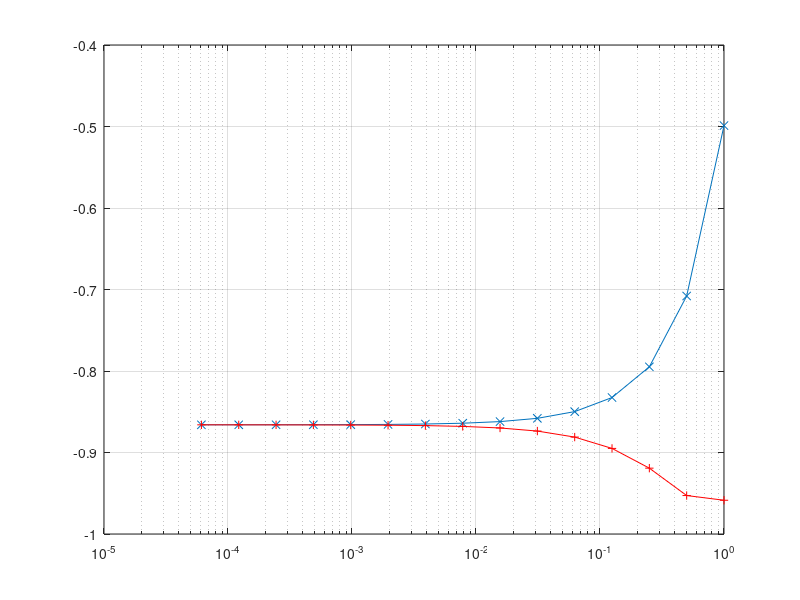

Reproduce this figure in MATLAB.
% Skript som estimerer en grense

% Verdien x skal gå mot
a = pi/3;

% Avstanden mellom x og a:
h=1;

% Plotting: 

% f blir ikke et tall for hver iterasjon, men en vektor
for n=1:15
    x=a-h;
    fMinus(n)=(cos(x)-1/2)/(x-pi/3);
    x=a+h;
    fPluss(n)=(cos(x)-1/2)/(x-pi/3);
    hVektor(n) = h;
    h=h/2;
end

% Selve plottingen:

%semilogx gir logaritmisk x-akse:
semilogx (hVektor,fMinus,'x-')
hold on;
plot (hVektor,fPluss,'r+-')
hold off;
grid on